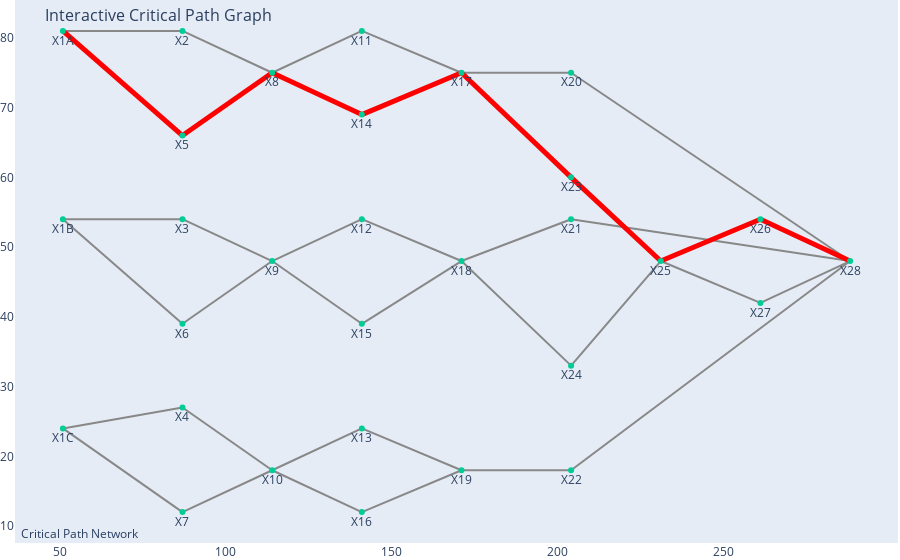

Notebook code for this chart:
### Code cell
# Define critical edges
crit_edges = [(n, crit_path[i+1]) for i, n in enumerate(crit_path[:-1])]

# Get edge data for Plotly
edge_x = []
edge_y = []
for edge in G.edges():
    x0, y0 = pos_nodes[edge[0]]
    x1, y1 = pos_nodes[edge[1]]
    edge_x.append(x0)
    edge_x.append(x1)
    edge_x.append(None)
    edge_y.append(y0)
    edge_y.append(y1)
    edge_y.append(None)

# Critical edges (red line)
crit_edge_x = []
crit_edge_y = []
for edge in crit_edges:
    x0, y0 = pos_nodes[edge[0]]
    x1, y1 = pos_nodes[edge[1]]
    crit_edge_x.append(x0)
    crit_edge_x.append(x1)
    crit_edge_x.append(None)
    crit_edge_y.append(y0)
    crit_edge_y.append(y1)
    crit_edge_y.append(None)

# Trace for regular edges
edge_trace = go.Scatter(
    x=edge_x, y=edge_y,
    line=dict(width=2, color='#888'),
    hoverinfo='none',
    mode='lines')

# Trace for critical edges
crit_edge_trace = go.Scatter(
    x=crit_edge_x, y=crit_edge_y,
    line=dict(width=5, color='red'),
    hoverinfo='none',
    mode='lines')

# Node trace
node_x = []
node_y = []
for node in G.nodes():
    x, y = pos_nodes[node]
    node_x.append(x)
    node_y.append(y)

# Set hover text with EST, EFT, LST, LFT, Slack from pandas DataFrame
node_text = []
for node in G.nodes():
    est = df[df['Task'] == node]['ES'].values[0]
    eft = df[df['Task'] == node]['EF'].values[0]
    lst = df[df['Task'] == node]['LS'].values[0]
    lft = df[df['Task'] == node]['LF'].values[0]
    slack = df[df['Task'] == node]['Slack'].values[0]

    node_text.append(f"Task: {node}<br>"
                     f"EST: {est}<br>"
                     f"EFT: {eft}<br>"
                     f"LST: {lst}<br>"
                     f"LFT: {lft}<br>"
                     f"Slack: {slack}")

# Node trace for Plotly with hover text
node_trace = go.Scatter(
    x=node_x, y=node_y,
    mode='markers+text',
    textposition='bottom center',
    hoverinfo='text',
    text=[node for node in G.nodes()],
    hovertext=node_text,
)

# Create figure with regular and critical edges
fig = go.Figure(data=[edge_trace, crit_edge_trace, node_trace],
                layout=go.Layout(
                    title='<br>Interactive Critical Path Graph',
                    titlefont_size=16,
                    showlegend=False,
                    hovermode='closest',
                    margin=dict(b=0, l=0, r=0, t=0),
                    annotations=[dict(
                        text="Critical Path Network",
                        showarrow=False,
                        xref="paper", yref="paper",
                        x=0.005, y=-0.002
                    )],
                    xaxis=dict(showgrid=False, zeroline=False),
                    yaxis=dict(showgrid=False, zeroline=False))
                )

fig.show()

### Figure 1 — Plotly figure (JSON) as saved in the notebook; plotly's stock layout.template omitted (floating-point values rounded to 4 significant figures)
{"data": [{"hoverinfo": "none", "line": {"color": "#888", "width": 2}, "mode": "lines", "type": "scatter", "x": [51, 87, null, 51, 87, null, 51, 87, null, 51, 87, null, 51, 87, null, 51, 87, null, 87, 114, null, 87, 114, null, 87, 114, null, 87, 114, null, 87, 114, null, 87, 114, null, 114, 141, null, 114, 141, null, 114, 141, null, 114, 141, null, 114, 141, null, 114, 141, null, 141, 171, null, 141, 171, null, 141, 171, null, 141, 171, null, 141, 171, null, 141, 171, null, 171, 204, null, 171, 204, null, 171, 204, null, 171, 204, null, 171, 204, null, 204, 288, null, 204, 288, null, 204, 288, null, 204, 231, null, 204, 231, null, 231, 261, null, 231, 261, null, 261, 288, null, 261, 288, null], "y": [81, 81, null, 81, 66, null, 54, 54, null, 54, 39, null, 24, 27, null, 24, 12, null, 81, 75, null, 54, 48, null, 27, 18, null, 66, 75, null, 39, 48, null, 12, 18, null, 75, 81, null, 75, 69, null, 48, 54, null, 48, 39, null, 18, 24, null, 18, 12, null, 81, 75, null, 54, 48, null, 24, 18, null, 69, 75, null, 39, 48, null, 12, 18, null, 75, 75, null, 75, 60, null, 48, 54, null, 48, 33, null, 18, 18, null, 75, 48, null, 54, 48, null, 18, 48, null, 60, 48, null, 33, 48, null, 48, 54, null, 48, 42, null, 54, 48, null, 42, 48, null]}, {"hoverinfo": "none", "line": {"color": "red", "width": 5}, "mode": "lines", "type": "scatter", "x": [51, 87, null, 87, 114, null, 114, 141, null, 141, 171, null, 171, 204, null, 204, 231, null, 231, 261, null, 261, 288, null], "y": [81, 66, null, 66, 75, null, 75, 69, null, 69, 75, null, 75, 60, null, 60, 48, null, 48, 54, null, 54, 48, null]}, {"hoverinfo": "text", "hovertext": ["Task: X1A<br>EST: 0<br>EFT: 21<br>LST: 0<br>LFT: 21<br>Slack: 0", "Task: X1B<br>EST: 0<br>EFT: 6<br>LST: 11<br>LFT: 17<br>Slack: 11", "Task: X1C<br>EST: 0<br>EFT: 6<br>LST: 24<br>LFT: 30<br>Slack: 24", "Task: X2<br>EST: 21<br>EFT: 22<br>LST: 22<br>LFT: 23<br>Slack: 1", "Task: X3<br>EST: 6<br>EFT: 7<br>LST: 19<br>LFT: 20<br>Slack: 13", "Task: X4<br>EST: 6<br>EFT: 7<br>LST: 31<br>LFT: 32<br>Slack: 25", "Task: X5<br>EST: 21<br>EFT: 23<br>LST: 21<br>LFT: 23<br>Slack: 0", "Task: X6<br>EST: 6<br>EFT: 9<br>LST: 17<br>LFT: 20<br>Slack: 11", "Task: X7<br>EST: 6<br>EFT: 8<br>LST: 30<br>LFT: 32<br>Slack: 24", "Task: X8<br>EST: 23<br>EFT: 24<br>LST: 23<br>LFT: 24<br>Slack: 0", "Task: X9<br>EST: 9<br>EFT: 11<br>LST: 20<br>LFT: 22<br>Slack: 11", "Task: X10<br>EST: 8<br>EFT: 9<br>LST: 32<br>LFT: 33<br>Slack: 24", "Task: X11<br>EST: 24<br>EFT: 25<br>LST: 28<br>LFT: 29<br>Slack: 4", "Task: X12<br>EST: 11<br>EFT: 12<br>LST: 28<br>LFT: 29<br>Slack: 17", "Task: X13<br>EST: 9<br>EFT: 10<br>LST: 37<br>LFT: 38<br>Slack: 28", "Task: X14<br>EST: 24<br>EFT: 29<br>LST: 24<br>LFT: 29<br>Slack: 0", "Task: X15<br>EST: 11<br>EFT: 18<br>LST: 22<br>LFT: 29<br>Slack: 11", "Task: X16<br>EST: 9<br>EFT: 14<br>LST: 33<br>LFT: 38<br>Slack: 24", "Task: X17<br>EST: 29<br>EFT: 36<br>LST: 29<br>LFT: 36<br>Slack: 0", "Task: X18<br>EST: 18<br>EFT: 23<br>LST: 29<br>LFT: 34<br>Slack: 11", "Task: X19<br>EST: 14<br>EFT: 21<br>LST: 38<br>LFT: 45<br>Slack: 24", "Task: X20<br>EST: 36<br>EFT: 39<br>LST: 45<br>LFT: 48<br>Slack: 9", "Task: X21<br>EST: 23<br>EFT: 28<br>LST: 43<br>LFT: 48<br>Slack: 20", "Task: X22<br>EST: 21<br>EFT: 24<br>LST: 45<br>LFT: 48<br>Slack: 24", "Task: X23<br>EST: 36<br>EFT: 42<br>LST: 36<br>LFT: 42<br>Slack: 0", "Task: X24<br>EST: 23<br>EFT: 31<br>LST: 34<br>LFT: 42<br>Slack: 11", "Task: X25<br>EST: 42<br>EFT: 44<br>LST: 42<br>LFT: 44<br>Slack: 0", "Task: X26<br>EST: 44<br>EFT: 48<br>LST: 44<br>LFT: 48<br>Slack: 0", "Task: X27<br>EST: 44<br>EFT: 46<br>LST: 46<br>LFT: 48<br>Slack: 2", "Task: X28<br>EST: 48<br>EFT: 55<br>LST: 48<br>LFT: 55<br>Slack: 0"], "mode": "markers+text", "text": ["X1A", "X1B", "X1C", "X2", "X3", "X4", "X5", "X6", "X7", "X8", "X9", "X10", "X11", "X12", "X13", "X14", "X15", "X16", "X17", "X18", "X19", "X20", "X21", "X22", "X23", "X24", "X25", "X26", "X27", "X28"], "textposition": "bottom center", "type": "scatter", "x": [51, 51, 51, 87, 87, 87, 87, 87, 87, 114, 114, 114, 141, 141, 141, 141, 141, 141, 171, 171, 171, 204, 204, 204, 204, 204, 231, 261, 261, 288], "y": [81, 54, 24, 81, 54, 27, 66, 39, 12, 75, 48, 18, 81, 54, 24, 69, 39, 12, 75, 48, 18, 75, 54, 18, 60, 33, 48, 54, 42, 48]}], "layout": {"annotations": [{"showarrow": false, "text": "Critical Path Network", "x": 0.005, "xref": "paper", "y": -0.002, "yref": "paper"}], "hovermode": "closest", "margin": {"b": 0, "l": 0, "r": 0, "t": 0}, "showlegend": false, "title": {"font": {"size": 16}, "text": "<br>Interactive Critical Path Graph"}, "xaxis": {"showgrid": false, "zeroline": false}, "yaxis": {"showgrid": false, "zeroline": false}}}
